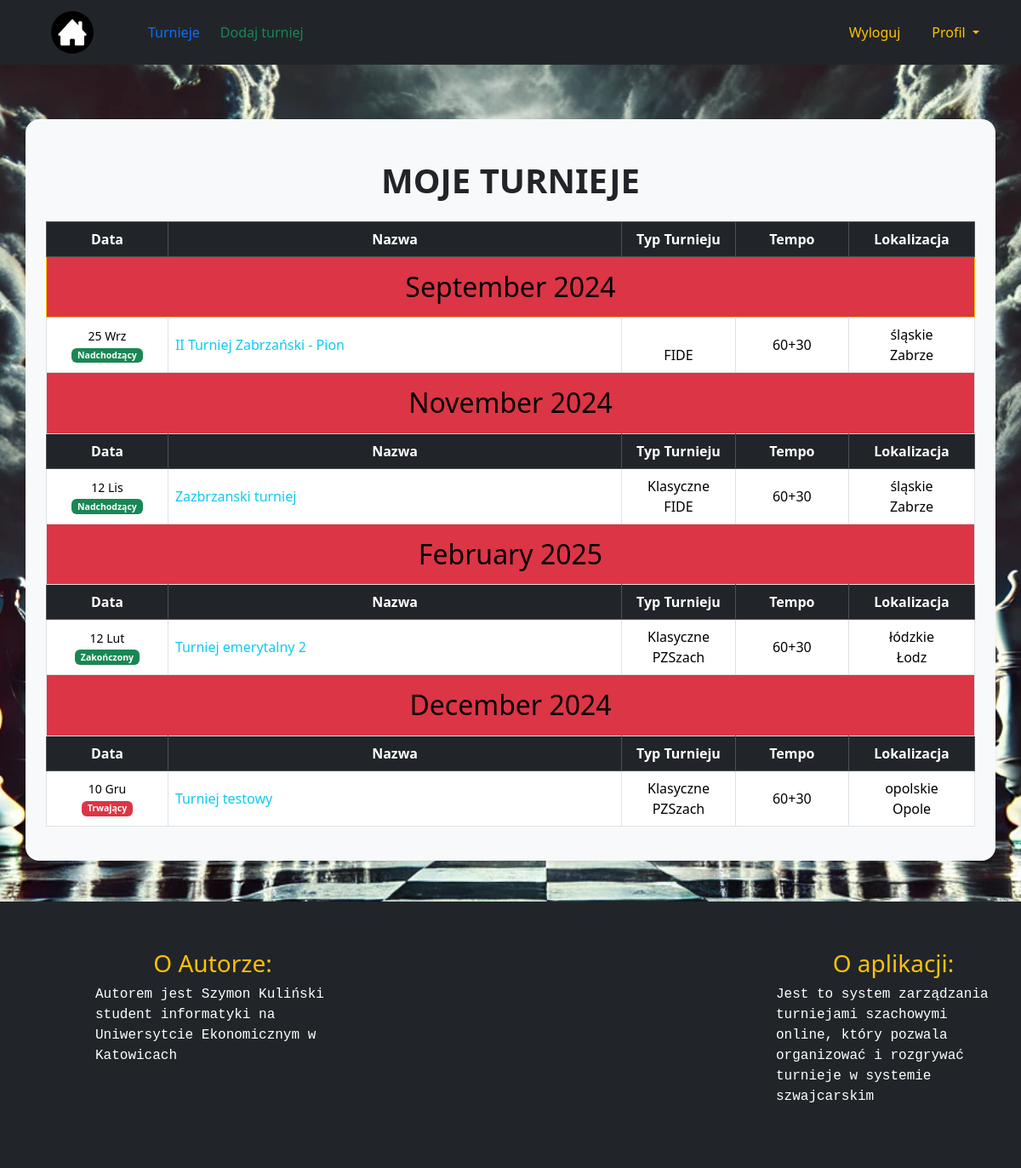
The app's page /tournaments/my/history/ (signed in) with its own data.
### tournaments/models.py (models this page shows, shortened)
class Tournament(models.Model):
    TOURNAMENT_TYPES = [('Błyskawiczne', 'Błyskawiczne'), ('Szybkie', 'Szybkie'), ('Klasyczne', 'Klasyczne'), ]
    PACES = [('1', '1 min'), ('3', '3 min'), ('5', '5 min'), ('10', '10 min'), ('15', '15 min'), ('30', '30 min'),
             ('60', '60 min'), ('1+1', '1+1 sec'), ('3+2', '3+2 sec'), ('5+3', '5+3 sec'), ('10+5', '10+5 sec'),
             ('10+15', '10+15 sec'), ('15+15', '15+15 sec'), ('30+10', '30+10 sec'), ('60+30', '60+30 sec'),
             ('120+30', '120+30 sec'), ]
    STATUS_CHOICES = [('Nadchodzący', 'Nadchodzący'), ('Tr  wający', 'Trwający'), ('Zakończony', 'Zakończony'), ]
    RANKING_CHOICES = [('Brak', 'Brak'), ('FIDE', 'FIDE'), ('PZSzach', 'PZSzach'), ]
    REGION_CHOICES = [('dolnośląskie', 'Dolnośląskie'), ('kujawsko-pomorskie', 'Kujawsko-pomorskie'),
                      ('lubelskie', 'Lubelskie'), ('lubuskie', 'Lubuskie'), ('łódzkie', 'Łódzkie'),
                      ('małopolskie', 'Małopolskie'), ('mazowieckie', 'Mazowieckie'), ('opolskie', 'Opolskie'),
                      ('podkarpackie', 'Podkarpackie'), ('podlaskie', 'Podlaskie'), ('pomorskie', 'Pomorskie'),
                      ('śląskie', 'Śląskie'), ('świętokrzyskie', 'Świętokrzyskie'),
                      ('warmińsko-mazurskie', 'Warmińsko-mazurskie'), ('wielkopolskie', 'Wielkopolskie'),
                      ('zachodniopomorskie', 'Zachodniopomorskie'), ]
    name = models.CharField(max_length=200)
    date_begin = models.DateField(null=True)
    date_end = models.DateField(null=True)
    pace = models.CharField(choices=PACES, max_length=10)
    type_of_tournament = models.CharField(choices=TOURNAMENT_TYPES, max_length=20)
    status = models.CharField(choices=STATUS_CHOICES, max_length=12,default='Nadchodzący')
    rounds_amount = models.IntegerField(default=2)
    current_round = models.PositiveIntegerField(default=1)
    arbiter = models.ForeignKey(User, related_name='arbited_tournaments', on_delete=models.CASCADE,blank=True, null=True)
    organizer = models.ForeignKey(User, related_name='orgianized_tournaments', on_delete=models.CASCADE)
    ranking = models.CharField(choices=RANKING_CHOICES, max_length=10, default='Brak')
    city = models.CharField(max_length=100, null=True, blank=True)
    region = models.CharField(choices=REGION_CHOICES, max_length=100, null=True, blank=True)
    description = models.TextField(blank=True, null=True, verbose_name='Opis turnieju')

### tournaments/views.py (the view)
# urls.py: path('my/history/', views.tournament_history,
@login_required
def tournament_history(request):
    user = request.user
    player_tournaments = Player.objects.filter(user=user).select_related('tournament')
    grouped_tournaments = defaultdict(list)
    for player in player_tournaments:
        tournament = player.tournament
        month_year = tournament.date_begin.strftime('%B %Y')
        grouped_tournaments[month_year].append(tournament)
    grouped_tournaments = dict(sorted(grouped_tournaments.items(), key=lambda item: item[0], reverse=True))
    return render(request, 'tournaments/tournament_history.html', {
        'grouped_tournaments': grouped_tournaments,
        'user': user,
    })

### core/context_processors.py (called while the page is built)
def is_organizer(request):
    is_organizer = request.user.groups.filter(name='Organizer').exists()
    return {'is_organizer': is_organizer}

### templates/tournaments/tournament_history.html (shortened to what this page needs)
{% extends 'core/index.html' %}
{% block content %}
    <div class="container bg-light min-vh-100 my-5 p-4 rounded-4 shadow-sm">
        <h1 class="text-center fw-bold my-4 text-uppercase">Moje Turnieje</h1>
        <table class="table table-hover table-bordered">
            <tbody class="border-warning border border-1">
            {% for month, tournaments in grouped_tournaments.items %}
                <tr class="bg-primary text-white">
                    <td colspan="5" class="text-center h2 py-3 bg-danger">{{ month }}</td>
                </tr>
                <thead class="table-dark text-center">
                <tr>
                    <th class="col-1">Data</th>
                    <th class="col-4">Nazwa</th>
                    <th class="col-1">Typ Turnieju</th>
                    <th class="col-1">Tempo</th>
                    <th class="col-1">Lokalizacja</th>
                </tr>
                </thead>
                {% for tournament in tournaments %}
                    <tr class="{% if tournament.status == 'Nadchodzący' %}bg-danger text-white{% elif tournament.status == 'Trwający' %}bg-warning text-dark{% elif tournament.status == 'Zakończony' %}bg-success text-white{% endif %}">
                        <td class="text-center align-middle small">
                            {{ tournament.date_begin|date:"d M" }}<br>
                            <span class="badge {% if tournament.status == "Trwający" %}bg-danger{% else %}bg-success{% endif %}">{{ tournament.status }}</span>
                        </td>
                        <td class="align-middle"><a href="{% url 'tournament_detail' tournament.id %}" class="text-info page-link">{{ tournament.name }}</a></td>
                        <td class="align-middle text-center">{{ tournament.type_of_tournament }}
                            {% if tournament.ranking != "Brak" %}
                                <br>
                                {{ tournament.ranking }}
                            {% endif %}
                        </td>
                        <td class="align-middle text-center">{{ tournament.pace }}</td>
                        <td class="align-middle text-center">
                            {{ tournament.region }}<br>{{ tournament.city }}
                        </td>
                    </tr>
                {% endfor %}
            {% endfor %}
            </tbody>
        </table>
    </div>
{% endblock %}

### records on screen
Tournament: month "September 2024", date_begin "25 Wrz", status "Nadchodzący", name "II Turniej Zabrzański - Pion", ranking "FIDE", pace "60+30", region "śląskie", city "Zabrze"
Tournament: month "November 2024", date_begin "12 Lis", status "Nadchodzący", name "Zazbrzanski turniej", type_of_tournament "Klasyczne", ranking "FIDE", pace "60+30", region "śląskie", city "Zabrze"
Tournament: month "February 2025", date_begin "12 Lut", status "Zakończony", name "Turniej emerytalny 2", type_of_tournament "Klasyczne", ranking "PZSzach", pace "60+30", region "łódzkie", city "Łodz"
Tournament: month "December 2024", date_begin "10 Gru", status "Trwający", name "Turniej testowy", type_of_tournament "Klasyczne", ranking "PZSzach", pace "60+30", region "opolskie", city "Opole"
